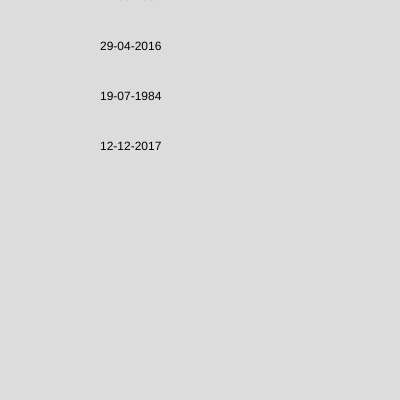
Frame 1 (no input)
Frame 60 (no input): identical to frame 1, image omitted
Frame 120 (the mouse pressed at the canvas centre since frame 60): identical to frame 1, image omitted

The p5.js sketch that drew this single still picture (run headless with seeded random() and noise() and a simulated clock; from frame 60 on, the mouse is pressed at the canvas centre):

// p5.js sketch
// ── sketch.js
let date_s = ["24-06-1988","29-04-2016","19-07-1984","12-12-2017"] 

function setup() {
  createCanvas(400, 400);
  for(i=0;i<date_s.length;i++){
    date_s[i]
  }
}

function draw() {
  background(220);
  for(i=0;i<date_s.length;i++){
    text(date_s[i],100,50*i)
  }
}
